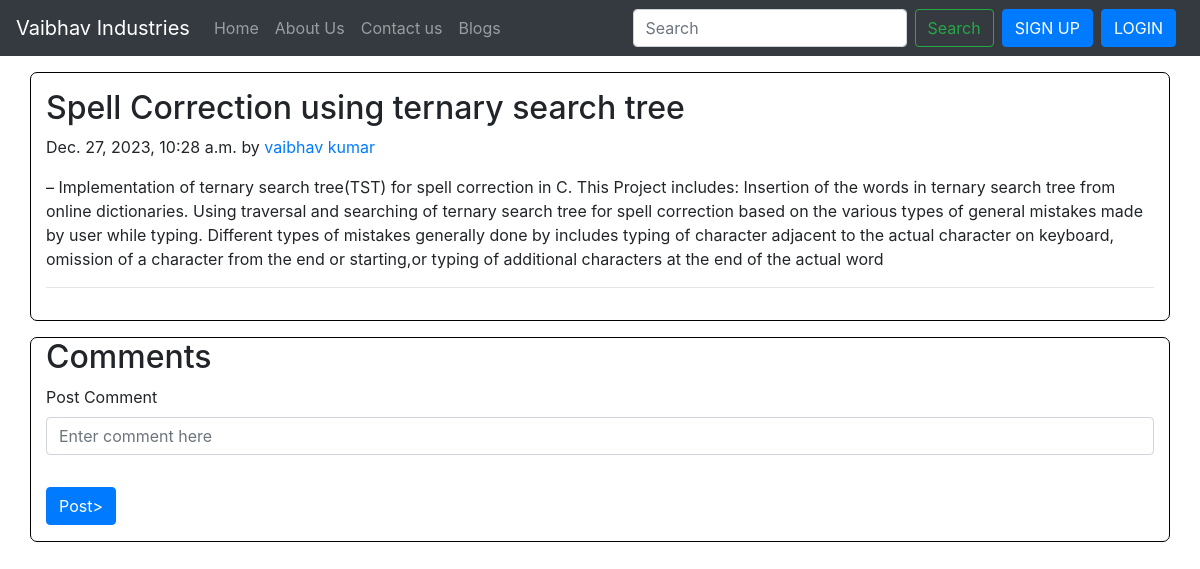
Screenshot of /blog/Code_file_Group_28 with the database file from the repository.
### vaibhav_app/models.py (models this page shows, shortened)
class Post(models.Model):
    sno=models.AutoField(primary_key=True)
    title=models.CharField(max_length=255)
    author=models.CharField(max_length=14)
    slug=models.CharField(max_length=130)
    timeStamp=models.DateTimeField(blank=True)
    content=models.TextField()

### vaibhav_app/views.py (the view)
# urls.py: path('blog/<str:slug>', views.blogPost, name='blogPost'),
def blogPost(request, slug):
    post=Post.objects.filter(slug=slug).first()
    comments= BlogComment.objects.filter(post=post)
    context={'post':post, 'comments': comments}
    return render(request, "blogPost.html", context)

### templates/blogPost.html (shortened to what this page needs)
{% extends 'base.html' %}
{% block body %}
<div class="container my-3 py-3" style="background-color:white; border: 1px solid black; border-radius:7px">
<div class="blog-post">
        <h2 class="blog-post-title">{{post.title}}</h2>
        <p class="blog-post-meta">{{post.timeStamp}} by <a href="/about">{{post.author}}</a></p>
        <p>{{post.content}}</p>
        <hr>
    </div>
</div>
<div class="container my-3" style="background-color:white; border: 1px solid black; border-radius:7px">
    <h2> Comments</h2>
    <form action="/postComment" method="post">
        <div class="form-group">
            <label for="exampleInputEmail1">Post Comment </label>
            <input type="text" class="form-control" name="comment" placeholder="Enter comment here">
        </div>
        <button type="submit" class="btn btn-primary my-3">Post> </button>
    </form>
</div>
 {% endblock %}

### rows the page displays
Post: title "Spell Correction using ternary search tree", timeStamp "Dec. 27, 2023, 10:28 a.m.", author "vaibhav kumar", content "– Implementation of ternary search tree(TST) for spell correction in C. This Project includes: Insertion of the words in ternary search tree from online dictionaries. Using traversal and searching of ternary search tree for spell correction based on the various types of general mistakes made by user while typing. Different types of mistakes generally done by includes typing of character adjacent to the actual character on keyboard, omission of a character from the end or starting,or typing of additional characters at the end of the actual word"
